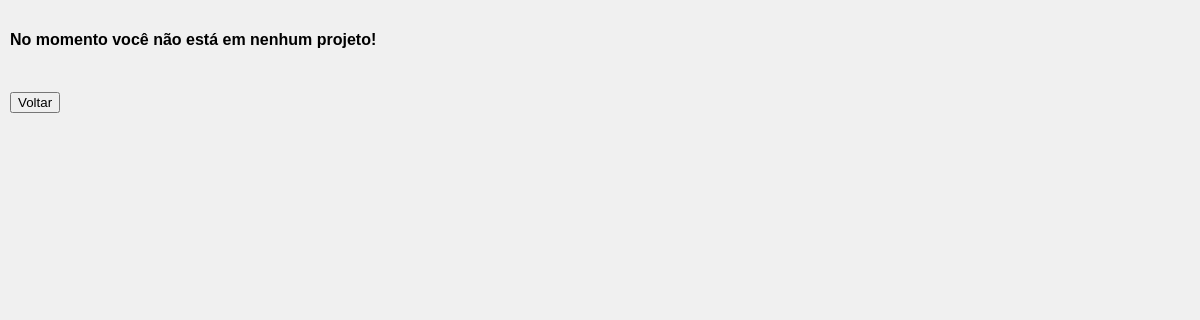
Page /atividades/atividades.php (signed in) on the earlier database version.
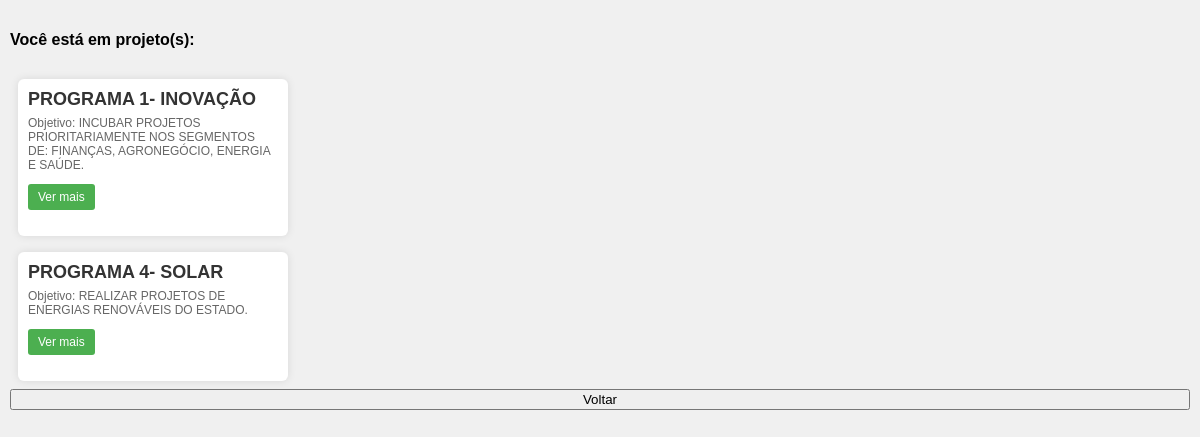
Same page on the later database version.
### tables this page shows
CREATE TABLE `col_projeto` (
  `id` int(11) NOT NULL,
  `login_colaborador` varchar(255) NOT NULL,
  `id_projeto` int(255) NOT NULL,
  `id_setor` int(255) NOT NULL,
  `dt_entrada` datetime NOT NULL,
  `view_projeto` tinyint(1) NOT NULL,
  `view_setor` tinyint(1) NOT NULL
);

CREATE TABLE `projetos` (
  `id_projeto` int(11) NOT NULL,
  `nome_projeto` varchar(255) NOT NULL,
  `login_criador` varchar(255) NOT NULL,
  `caminho_projeto` varchar(255) NOT NULL,
  `objetivo` varchar(400) NOT NULL,
  `dt_criada` timestamp NOT NULL DEFAULT current_timestamp() ON UPDATE current_timestamp()
);

### atividades/atividades.php (the view, shortened to what this page needs)
<?php
require_once "..\bancodedados/bd_conectar.php";
$login = $_SESSION['login'];
$chave_sql = "SELECT col_projeto.*, projetos.* FROM col_projeto
              INNER JOIN projetos ON projetos.id_projeto = col_projeto.id_projeto
              WHERE col_projeto.login_colaborador = ?";
$stmt = $mysqli->prepare($chave_sql);
$stmt->bind_param("s", $login);
$stmt->execute();
$resultado = $stmt->get_result();
if ($resultado->num_rows >= 1) {
    echo "<h4>Você está em projeto(s):</h4>";
} else {
    echo "<h4>No momento você não está em nenhum projeto!<h4>";
}
$idsEncontrados = array();
while ($dados = $resultado->fetch_assoc()) {
    if (!in_array($dados['id_projeto'], $idsEncontrados)) {
        $idsEncontrados[] = $dados['id_projeto'];
        $nome_projeto = $dados['nome_projeto'];
        $objetivo = $dados['objetivo'];
        echo '<div class="project-box">';
        echo '<form method="POST">';
        echo '<div class="project-title">' . $nome_projeto . '</div>';
        echo '<div class="project-description">Objetivo: ' . $objetivo . '</div>';
        echo '<button type="submit" name="botao_submit" class="project-button">Ver mais</button>';
        echo '</form>';
        echo '</div>';
    }
}
?>
<!DOCTYPE html>
<html lang="en">
<head>
    <link rel="stylesheet" href="pasta_de_estilos/atividades.css">
    <link rel="stylesheet" href="https://cdn.jsdelivr.net/npm/sweetalert2@11.10.8/dist/sweetalert2.min.css">
</head>
<body class="body">
    <button onclick="teste()"> Voltar </button>
</body>
</html>

### atividades/pasta_de_estilos/atividades.css (style rules this page uses)
.body { margin: 10px; font-family: 'Arial', sans-serif; background-color: #f0f0f0; display: flex; flex-direction: column; height: 100vh; margin-left: 10px; }
.project-box { position: relative; background-color: #fff; border-radius: 6px; box-shadow: 0 0 8px rgba(0, 0, 0, 0.1); padding: 10px; margin: 8px; max-width: 250px; width: 100%; }
.project-title { font-size: 18px; font-weight: bold; color: #333; margin-bottom: 6px; }
.project-description { font-size: 12px; color: #666; margin-bottom: 12px; }
.project-button { background-color: #4caf50; color: #fff; padding: 6px 10px; border: none; border-radius: 3px; cursor: pointer; font-size: 12px; }

Differences in the rows shown:
added col_projeto: id_projeto.nome_projeto "PROGRAMA 1- INOVAÇÃO", id_projeto.objetivo "INCUBAR PROJETOS PRIORITARIAMENTE NOS SEGMENTOS DE: FINANÇAS, AGRONEGÓCIO, ENERGIA E SAÚDE."
added col_projeto: id_projeto.nome_projeto "PROGRAMA 4- SOLAR", id_projeto.objetivo "REALIZAR PROJETOS DE ENERGIAS RENOVÁVEIS DO ESTADO."
Other differences:
text no longer shown: "No momento você não está em nenhum projeto!"
text now shown: "Você está em projeto(s):"
